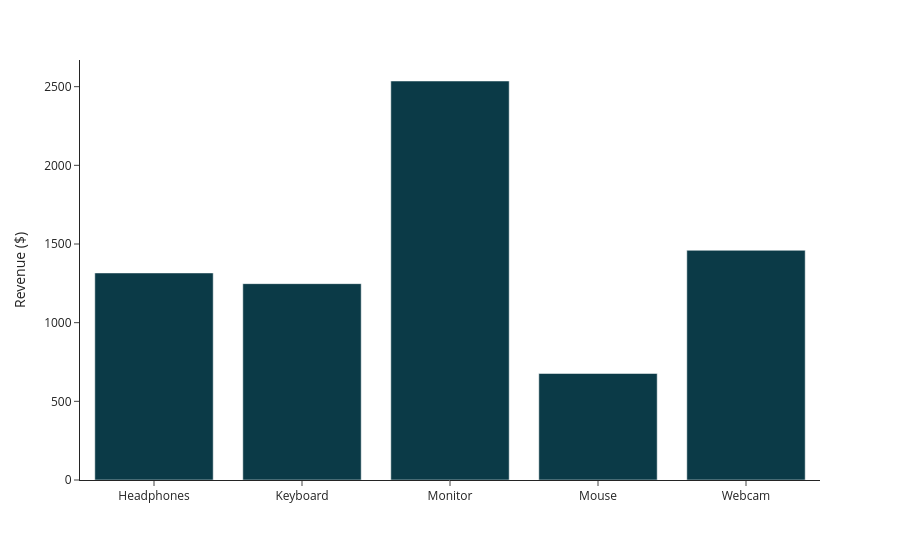

Write notebook code for a chart like this one.
### Markdown cell above
### `px.bar()`

### Code cell
fig = px.bar(product_totals, x='product', y='order_value',
             labels={'product': '', 'order_value': 'Revenue ($)'},
             template='simple_white', color_discrete_sequence=colors)
fig.show()

### Figure 1 — Plotly figure (JSON) as saved in the notebook; plotly's stock layout.template omitted (floating-point values rounded to 4 significant figures)
{"data": [{"hovertemplate": "=%{x}<br>Revenue ($)=%{y}<extra></extra>", "legendgroup": "", "marker": {"color": "#0b3a47", "pattern": {"shape": ""}}, "name": "", "orientation": "v", "showlegend": false, "textposition": "auto", "type": "bar", "x": ["Headphones", "Keyboard", "Monitor", "Mouse", "Webcam"], "xaxis": "x", "y": [1316, 1248, 2536, 677, 1460], "yaxis": "y"}], "layout": {"barmode": "relative", "legend": {"tracegroupgap": 0}, "margin": {"t": 60}, "xaxis": {"anchor": "y", "domain": [0.0, 1.0], "title": {"text": ""}}, "yaxis": {"anchor": "x", "domain": [0.0, 1.0], "title": {"text": "Revenue ($)"}}}}
